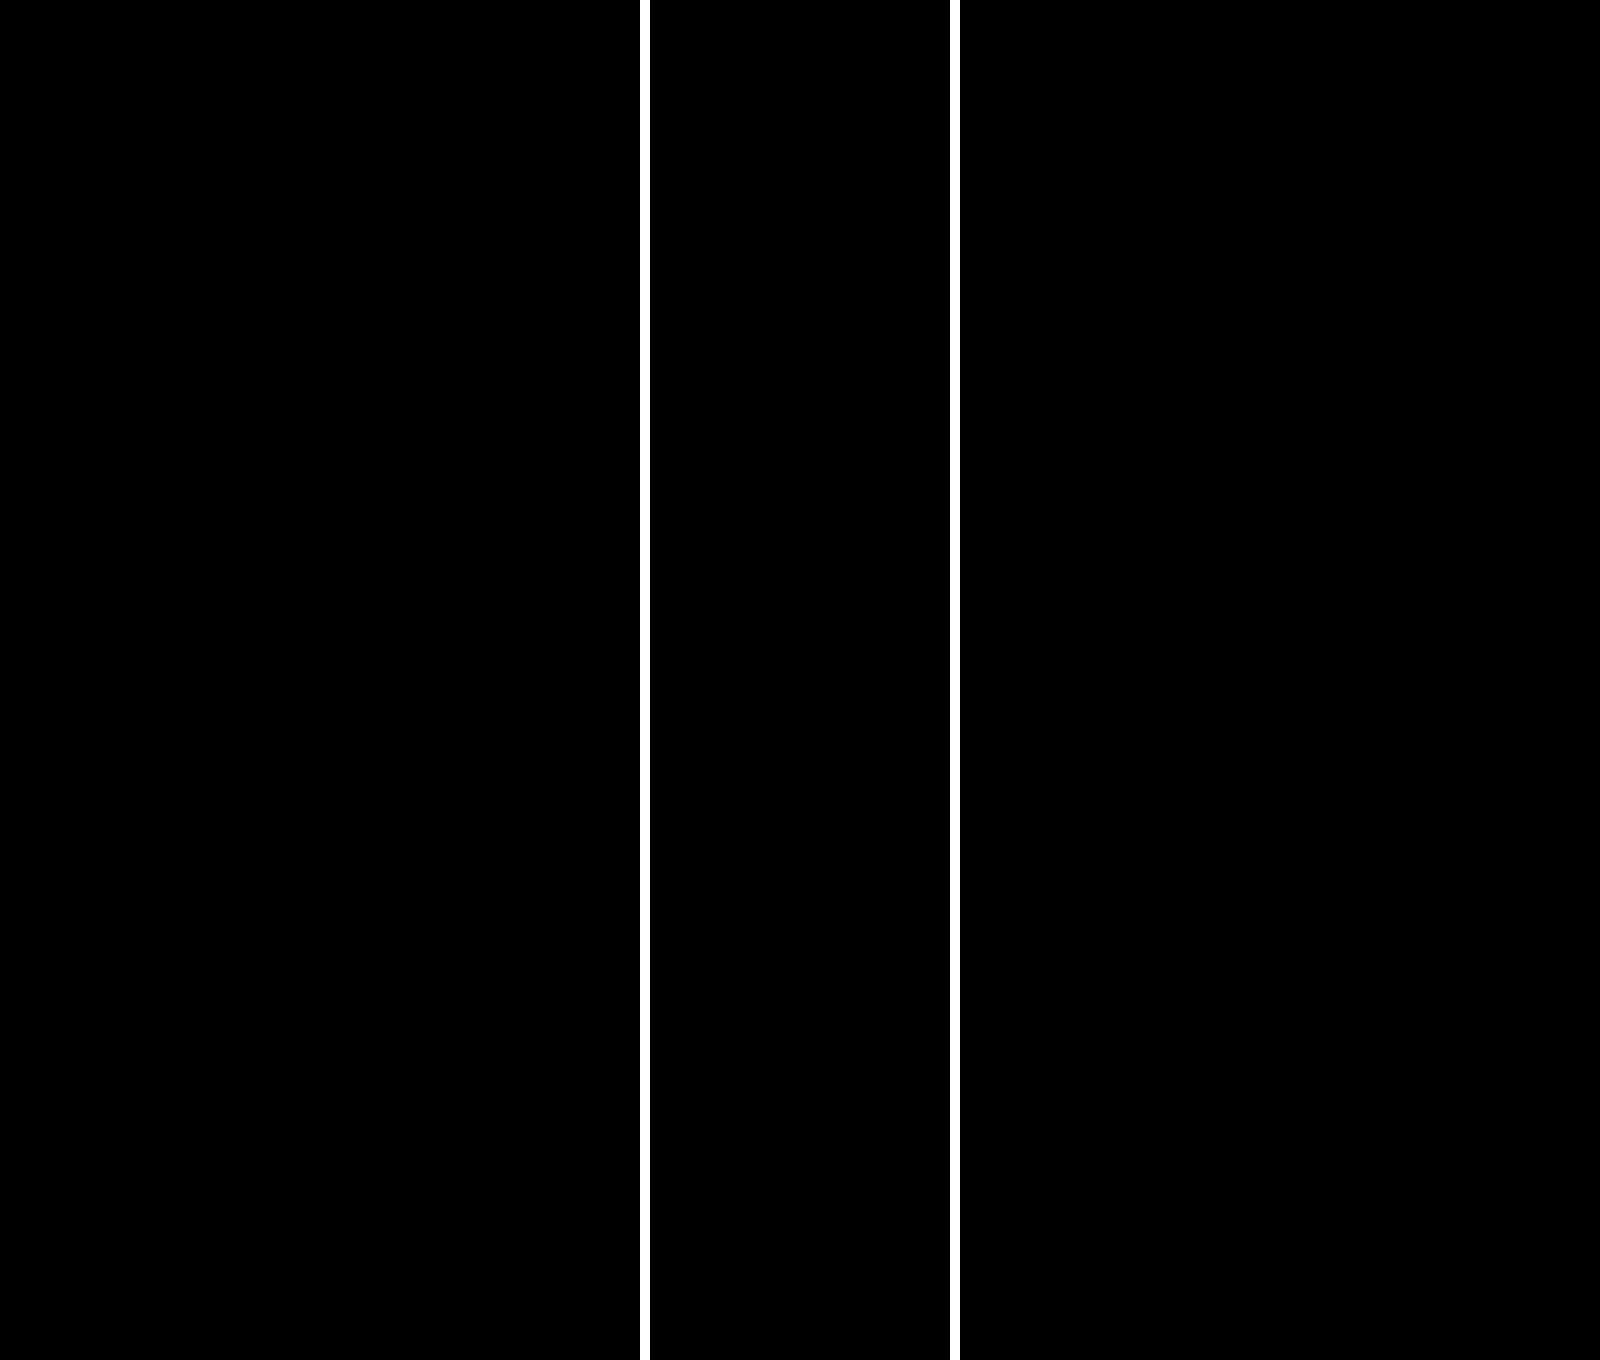

This game map was drawn from its Tiled (.tmx) file and the tilesets committed beside it. A one-line description and the full map source follow:
An orthogonal 20x17 tile map with 80x80 px tiles, 1 tile layer (Tile Layer 1) and 4 objects (2x Wall, 2x RoomTransition).

<map version="1.2" tiledversion="1.3.1" orientation="orthogonal" renderorder="right-down" compressionlevel="-1" width="20" height="17" tilewidth="80" tileheight="80" infinite="0" nextlayerid="3" nextobjectid="5">
 <tileset firstgid="1" source="Castle Bleck Tileset.tsx" />
 <layer id="1" name="Tile Layer 1" width="20" height="17">
  <data encoding="csv">
7,7,7,7,7,7,7,7,6,7,7,8,7,7,7,7,7,7,7,7,
7,7,7,7,7,7,7,7,6,7,7,8,7,7,7,7,7,7,7,7,
7,7,7,7,7,7,7,7,6,7,7,8,7,7,7,7,7,7,7,7,
7,7,7,7,7,7,7,7,6,7,7,8,7,7,7,7,7,7,7,7,
7,7,7,7,7,7,7,7,6,7,7,8,7,7,7,7,7,7,7,7,
7,7,7,7,7,7,7,7,6,7,7,8,7,7,7,7,7,7,7,7,
7,7,7,7,7,7,7,7,6,7,7,8,7,7,7,7,7,7,7,7,
7,7,7,7,7,7,7,7,6,7,7,8,7,7,7,7,7,7,7,7,
7,7,7,7,7,7,7,7,6,7,7,8,7,7,7,7,7,7,7,7,
7,7,7,7,7,7,7,7,6,7,7,8,7,7,7,7,7,7,7,7,
7,7,7,7,7,7,7,7,6,7,7,8,7,7,7,7,7,7,7,7,
7,7,7,7,7,7,7,7,6,7,7,8,7,7,7,7,7,7,7,7,
7,7,7,7,7,7,7,7,6,7,7,8,7,7,7,7,7,7,7,7,
7,7,7,7,7,7,7,7,6,7,7,8,7,7,7,7,7,7,7,7,
7,7,7,7,7,7,7,7,6,7,7,8,7,7,7,7,7,7,7,7,
7,7,7,7,7,7,7,7,6,7,7,8,7,7,7,7,7,7,7,7,
7,7,7,7,7,7,7,7,6,7,7,8,7,7,7,7,7,7,7,7
</data>
 </layer>
 <objectgroup id="2" name="Object Layer 1">
  <object id="1" name="Wall" x="560" y="0" width="80" height="1360" />
  <object id="2" name="Wall" x="960" y="0" width="80" height="1360" />
  <object id="3" name="RoomTransition" x="640" y="-60" width="320" height="60">
   <properties>
    <property name="playerPosx" type="int" value="5340" />
    <property name="playerPosy" type="int" value="3700" />
    <property name="room" value="self.game.loadCastleBleckRoom6()" />
   </properties>
  </object>
  <object id="4" name="RoomTransition" x="640" y="1360" width="320" height="60">
   <properties>
    <property name="playerPosx" type="int" value="800" />
    <property name="playerPosy" type="int" value="80" />
    <property name="room" value="self.game.loadCastleBleckRoom10()" />
   </properties>
  </object>
 </objectgroup>
</map>
